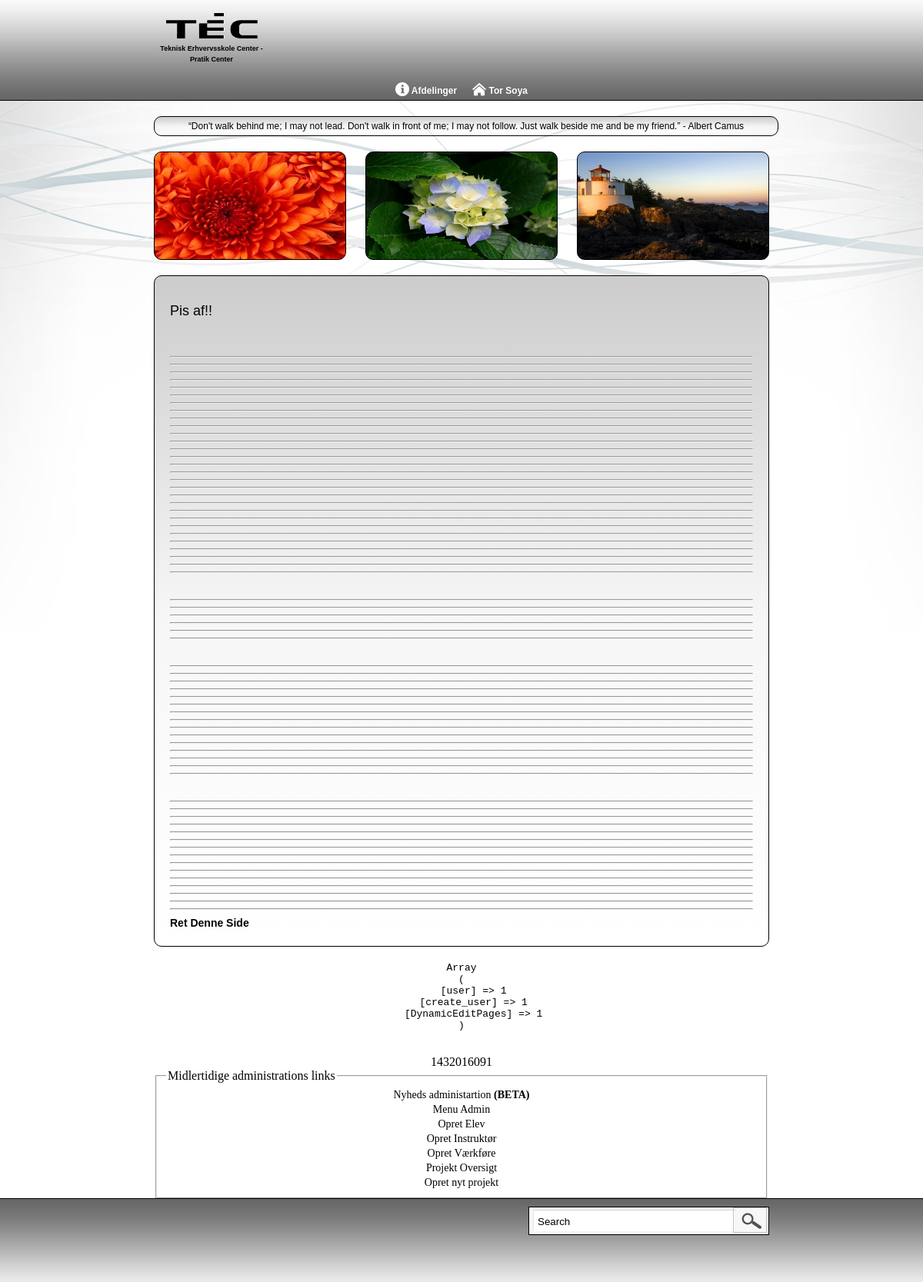
The page /Site/index.php?page=wevwevwe (signed in) on the database its author committed.
### tables this page shows
CREATE TABLE IF NOT EXISTS `main_menu_cat` (
  `id` int(11) NOT NULL,
  `menu_cat_name` varchar(255) NOT NULL,
  `sort_nr` int(11) NOT NULL,
  `icon` text
);

CREATE TABLE IF NOT EXISTS `user` (
  `id` int(11) NOT NULL,
  `password` char(128) NOT NULL,
  `fName` varchar(40) DEFAULT NULL,
  `lName` varchar(50) DEFAULT NULL,
  `pic` varchar(255) DEFAULT NULL,
  `email` varchar(35) DEFAULT NULL,
  `phone` int(11) DEFAULT NULL,
  `address` varchar(100) DEFAULT NULL,
  `bDay` date DEFAULT NULL,
  `maincurse` int(11) DEFAULT NULL,
  `edu` int(11) DEFAULT NULL,
  `eduEnd` date DEFAULT NULL
);

CREATE TABLE IF NOT EXISTS `quotes` (
  `id` int(11) NOT NULL,
  `quote` varchar(255) NOT NULL,
  `date` int(2) NOT NULL
);

CREATE TABLE IF NOT EXISTS `images` (
  `image_id` int(11) NOT NULL,
  `image_navn` varchar(255) NOT NULL,
  `image_small` text NOT NULL,
  `image_big` text NOT NULL,
  `image_date` int(11) NOT NULL,
  `fk_album_id` int(11) NOT NULL
);

CREATE TABLE IF NOT EXISTS `dynamicPages` (
  `id` int(11) NOT NULL,
  `text` longtext NOT NULL,
  `fk_userID_lastEdit` int(15) NOT NULL,
  `lastEdited` int(15) NOT NULL,
  `fk_subcat_name` varchar(255) DEFAULT NULL,
  `fk_subsubcat_name` varchar(255) DEFAULT NULL
);

### Site/include/URL_controller/url_controller.php (called while the page is built, shortened)
<?php
if(isset($_GET['administration']))
{
	$admin = mysqli_real_escape_string($db_conn,strip_tags($_GET['administration']));
    $html_headder_title = $admin;
}
else {
    $admin = '';
}
if(isset($_GET['page']))
{
	$page = mysqli_real_escape_string($db_conn,strip_tags($_GET['page']));
}
else if($admin == '')
{
	$page = 'Forside';
    $html_headder_title = $page;
}
if(isset($_GET['subpage']))
{
	$subpage = mysqli_real_escape_string($db_conn,strip_tags($_GET['subpage']));
    $html_headder_title = $page.' -> '.$subpage;
}
else
{
	$subpage = '';
}
?>

### Site/include/Navigation/navbox.php (the view, shortened to what this page needs)
<nav>
    <ul>
        <?php
            $nav_sql="SELECT * FROM main_menu_cat" ;
            $nav_result= mysqli_query($db_conn, $nav_sql) or die (mysqli_error($db_conn));
            while ($nav_row= mysqli_fetch_assoc($nav_result))
            {
                $nav_cat_id=$nav_row['id'];
                if($nav_row['icon']==NULL)
                {
                    $nav_image='<img src="img/icons/003w.png" />';
                }
                else
                {
                    $nav_image="<img src='".$nav_row['icon']."' />";
                } ?>
                <li>
                    <?php echo $nav_image.' '; echo $nav_row['menu_cat_name']; ?>
                    <?php
                    $sub_nav_sql = "select * from main_menu_subcat Where fk_menu_cat_id = '$nav_cat_id'";
                    $sub_nav_resut = mysqli_query($db_conn, $sub_nav_sql) or die (mysql_error());
                    while($page_row = mysqli_fetch_assoc($sub_nav_resut))
                    {
                        $sub_cat_id=$page_row['id'];
                        if($page_row['icon']==NULL)
                        {
                            $nav_image='<img src="img/icons/003w.png" />';
                        }
                        else
                        {
                            $nav_image="<img src='".$page_row['icon']."' />";
                        } ?>
                                <?php
                                $sub_nav_sql = "select * from main_menu_subsubcat Where fk_menu_subcat_id = '$sub_cat_id'";
                                $sub_nav_resut = mysqli_query($db_conn, $sub_nav_sql) or die (mysql_error());
                                {?>
                        <?php   }
                    }?>
                </li>
<?php       }?>
        <?php
        if(isset($_SESSION['user'])) {
            include_once('include/Navigation/user_area.php');
        }
        ?>
    </ul>
</nav>

### Site/include/Navigation/user_area.php (shortened to what this page needs)
<?php
$user = $_SESSION['user'];
$user_sql = "Select * From user WHERE id = '$user'";
$user_result = mysqli_query($db_conn,$user_sql) or die (mysqli_error($db_conn));
$user_row = mysqli_fetch_assoc($user_result);
?>
<li>
    <img src="img/icons/001w.png"> <?php echo $user_row['fName'].' '.$user_row['lName'] ?>
</li>

### Site/include/random_quote.php (shortened to what this page needs)
<div style="max-width:790px;">
<?php
	$month_day = date('j');
	$sql = "SELECT * FROM quotes WHERE date != '0'";
		$result = mysqli_query($db_conn,$sql) or die (mysqli_error($db_conn));
		$row = mysqli_fetch_assoc($result);
		$rows = mysqli_num_rows($result);
		$quote_date = $row['date'];
	if ($rows == '0')
	{
		$sql = "SELECT * FROM quotes ORDER BY RAND() LIMIT 1";
			$result = mysqli_query($db_conn,$sql) or die (mysqli_error($db_conn));
			$row = mysqli_fetch_assoc($result);
			$quote_id = $row['id'];
		echo $row['quote'];
		$sql = "UPDATE quotes SET date = '$month_day' WHERE id = '$quote_id'";
			mysqli_query($db_conn,$sql) or die (mysqli_error($db_conn));
	}
	else
	if ($quote_date == $month_day)
	{
		echo $row['quote'];
	}
?>
</div>

### Site/include/tre_random_pics.php (shortened to what this page needs)
      <?php
      	$counter_2 = 0;
	$random_image_sql = "SELECT * FROM images ORDER BY RAND() LIMIT 3";
	$random_image_result = mysqli_query($db_conn,$random_image_sql) or die (mysqli_error($db_conn));
	while ($random_image_row = mysqli_fetch_assoc($random_image_result))
	{
		if($counter_2 == 0)
		{
			$box_id = 'smalltextboxleft';
		}
		else if($counter_2 == 1)
		{
			$box_id = 'smalltextboxmid';
		}
		else if($counter_2 == 2)
		{
			$box_id = 'smalltextboxright';
		}
		?>
          <div style=" background:url(<?php echo $random_image_row['image_small']; ?>)" id="<?php echo $box_id; ?>"></div>
          <?php
	$counter_2 ++;
	}
?>

### Site/include/edit_pages.php (shortened to what this page needs)
<?php
if((isset($_SESSION['DynamicEditPages']) == 1) && (isset($action) == 'Edit'))
{
?>
<form action="" method="post" enctype="multipart/form-data">
<textarea id="nyhed" name="textarea">
<?php
	if($page != 'Forside' && $subpage == '')
	{
		$page_txt_sql = "SELECT text FROM dynamicPages WHERE fk_subcat_name = '$page'";
		$page_txt_result = mysqli_query($db_conn,$page_txt_sql) or die (mysqli_error($db_conn));
		$page_txt_row = mysqli_fetch_assoc($page_txt_result);
		echo $page_txt_row['text'];
	}
	else
	if($subpage != '')
	{
		$page_txt_sql = "SELECT text FROM dynamicPages WHERE fk_subsubcat_name = '$subpage'";
		$page_txt_result = mysqli_query($db_conn,$page_txt_sql) or die (mysqli_error($db_conn));
		$page_txt_row = mysqli_fetch_assoc($page_txt_result);
		echo $page_txt_row['text'];
	}
?>
</textarea>
    <br>
<input type="submit" name="submit" value="opdater" />
</form>
<?php
}
else
{
	if($page != 'Forside' && $subpage == '')
	{
		$page_txt_sql = "SELECT text FROM dynamicPages WHERE fk_subcat_name = '$page'";
		$page_txt_result = mysqli_query($db_conn,$page_txt_sql) or die (mysqli_error($db_conn));
		$page_txt_row = mysqli_fetch_assoc($page_txt_result);
		echo $page_txt_row['text'];
        if(isset($_SESSION['DynamicEditPages']) == 1)
        {
            echo "<hr><b><a href='index.php?page=$page&action=Edit'>Ret Denne Side</a></b>";
        }
	}
}
?>

### Site/css/nav-style.css (style rules this page uses)
nav { font-family: Verdana, Geneva, sans-serif; font-size: 12px; line-height: normal; margin: 0px; padding: 0px; white-space: nowrap; text-align: center; font-weight: bold; text-shadow: 1px 1px #666; clear: both; float: left; width: 800px; margin-top: 1px; }
nav ul { margin: 0px; padding: 0px; border: 0px; list-style: none; position: relative; display: inline-table; }
nav ul li { color: #fff; }
nav ul img { width: 18px; height: 18px; vertical-align: text-bottom; }
nav ul:after { content: ""; clear: both; display: block; }
nav ul li { float: left; }
nav ul li { padding: 5px 10px; }

### Site/style.css (style rules this page uses)
html, body { background: #fff url(img/bg.png) center top repeat-x; height: 100%; position: relative; margin: 0; padding: 0 }
#smalltextboxleft { height: auto; min-height: 139px; width: 248px; border-radius: 10px; border: 1px solid #000; float: left }
#smalltextboxmid { height: auto; min-height: 139px; width: 248px; border-radius: 10px; border: 1px solid #000; float: left; margin-left: 25px; }
#smalltextboxright { height: auto; min-height: 139px; width: 248px; border-radius: 10px; border: 1px solid #000; float: right; }
a { font-size: 14px; line-height: 19px; text-decoration: none }
#bigtextboxes a { font-family: Verdana, Geneva, sans-serif; }
a:link { text-decoration: none; color: inherit }
p { font-family: Verdana, Geneva, sans-serif; font-size: 14px; line-height: 19px; text-decoration: none }
html { overflow-y: scroll }

### rows shown on the page
main_menu_cat: menu_cat_name "Afdelinger"
user: fName "Tor", lName "Soya"
quotes: quote "“Don't walk behind me; I may not lead. Don't walk in front of me; I may not follow. Just walk beside me and be my friend.” - Albert Camus"
images: image_small (picture)
images: image_small (picture)
images: image_small (picture)
dynamicpages: text "Pis af!!"
